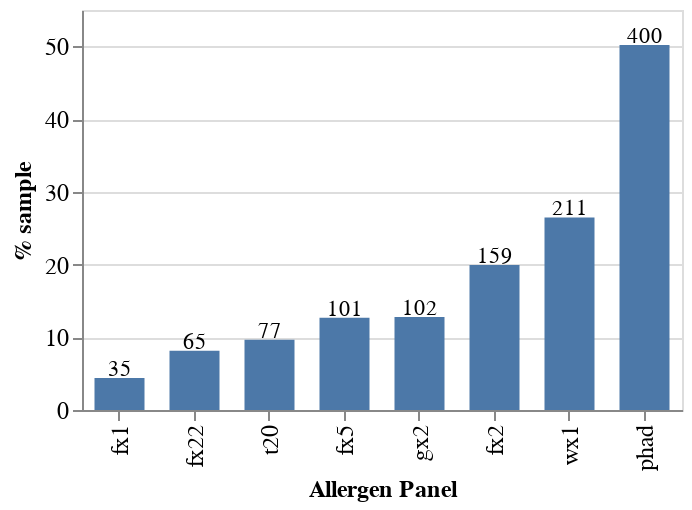

Notebook code cell kept with this figure:
### Code cell
bar2 = alt.Chart(pct_senz,height=200,width=300).mark_bar(width=25).encode(
    x=alt.X('index',sort=list(pct_senz['index'].values),axis=alt.Axis(title="Allergen Panel",labelFontSize=12,titleFontSize=12)),
    y=alt.Y('pct_sens',axis=alt.Axis(title="% sample",labelFontSize=12,titleFontSize=12))
)
text2 =bar2.mark_text(
    align='center',
    baseline='middle',
    dy=-4
).encode(text='posSamples:Q')

fig2Barx = bar2+text2
fig2Barx

### Figure 1 — Vega-Lite specification as saved in the notebook (floating-point values rounded to 4 significant figures)
{"config": {"view": {"continuousWidth": 400, "continuousHeight": 300}}, "layer": [{"mark": {"type": "bar", "width": 25}, "encoding": {"x": {"type": "nominal", "axis": {"labelFontSize": 12, "title": "Allergen Panel", "titleFontSize": 12}, "field": "index", "sort": ["fx1", "fx22", "t20", "fx5", "gx2", "fx2", "wx1", "phad"]}, "y": {"type": "quantitative", "axis": {"labelFontSize": 12, "title": "% sample", "titleFontSize": 12}, "field": "pct_sens"}}, "height": 200, "width": 300}, {"mark": {"type": "text", "align": "center", "baseline": "middle", "dy": -4}, "encoding": {"text": {"type": "quantitative", "field": "posSamples"}, "x": {"type": "nominal", "axis": {"labelFontSize": 12, "title": "Allergen Panel", "titleFontSize": 12}, "field": "index", "sort": ["fx1", "fx22", "t20", "fx5", "gx2", "fx2", "wx1", "phad"]}, "y": {"type": "quantitative", "axis": {"labelFontSize": 12, "title": "% sample", "titleFontSize": 12}, "field": "pct_sens"}}, "height": 200, "width": 300}], "data": {"name": "data-89fab90409552a3cae702623343a07f9"}, "$schema": "https://vega.github.io/schema/vega-lite/v4.8.1.json", "datasets": {"data-89fab90409552a3cae702623343a07f9": [{"index": "fx1", "pct_sens": 4.391, "posSamples": 35}, {"index": "fx22", "pct_sens": 8.156, "posSamples": 65}, {"index": "t20", "pct_sens": 9.661, "posSamples": 77}, {"index": "fx5", "pct_sens": 12.67, "posSamples": 101}, {"index": "gx2", "pct_sens": 12.8, "posSamples": 102}, {"index": "fx2", "pct_sens": 19.95, "posSamples": 159}, {"index": "wx1", "pct_sens": 26.47, "posSamples": 211}, {"index": "phad", "pct_sens": 50.19, "posSamples": 400}]}}
